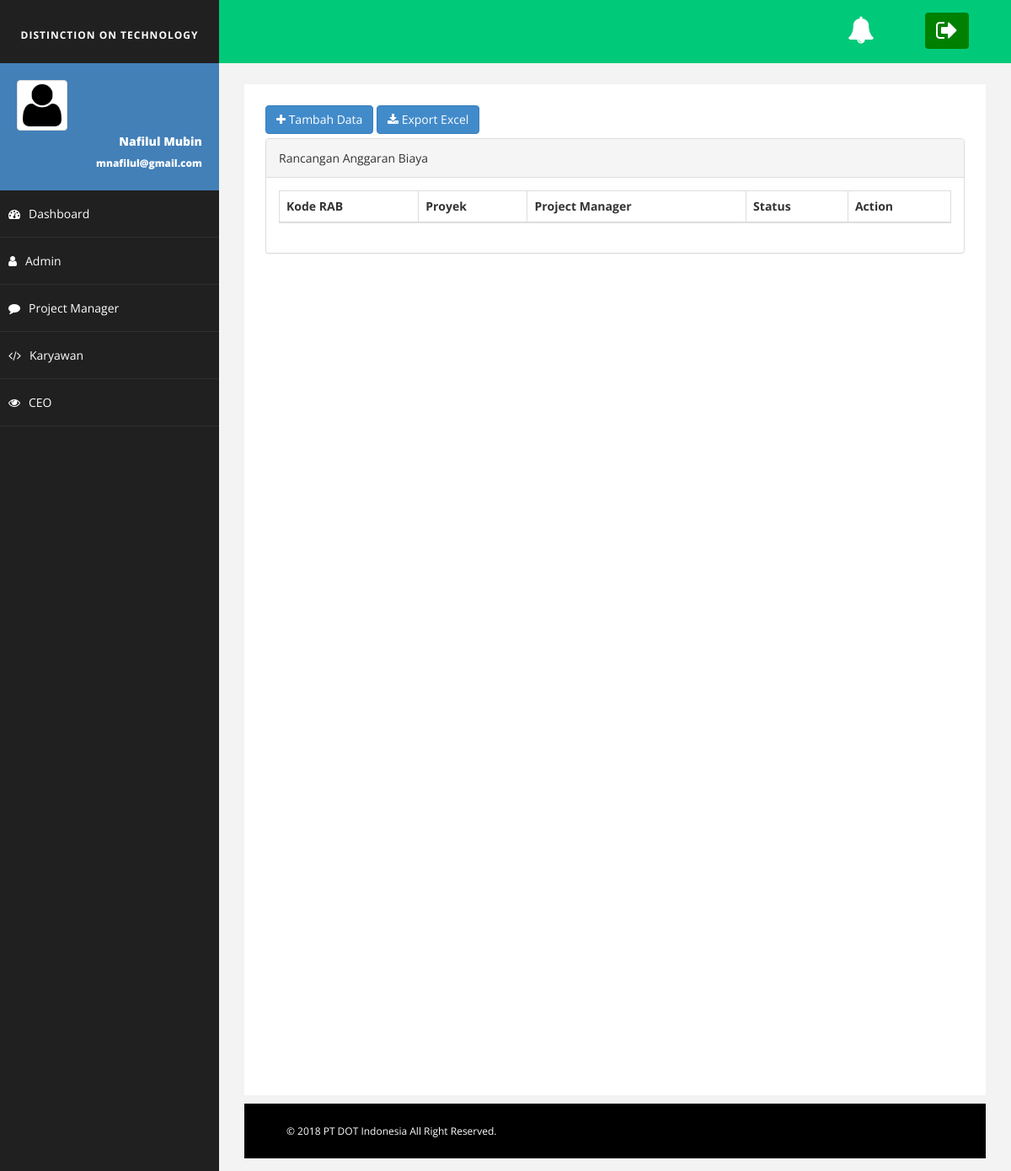
The app's page /?page=rab_index, older data.
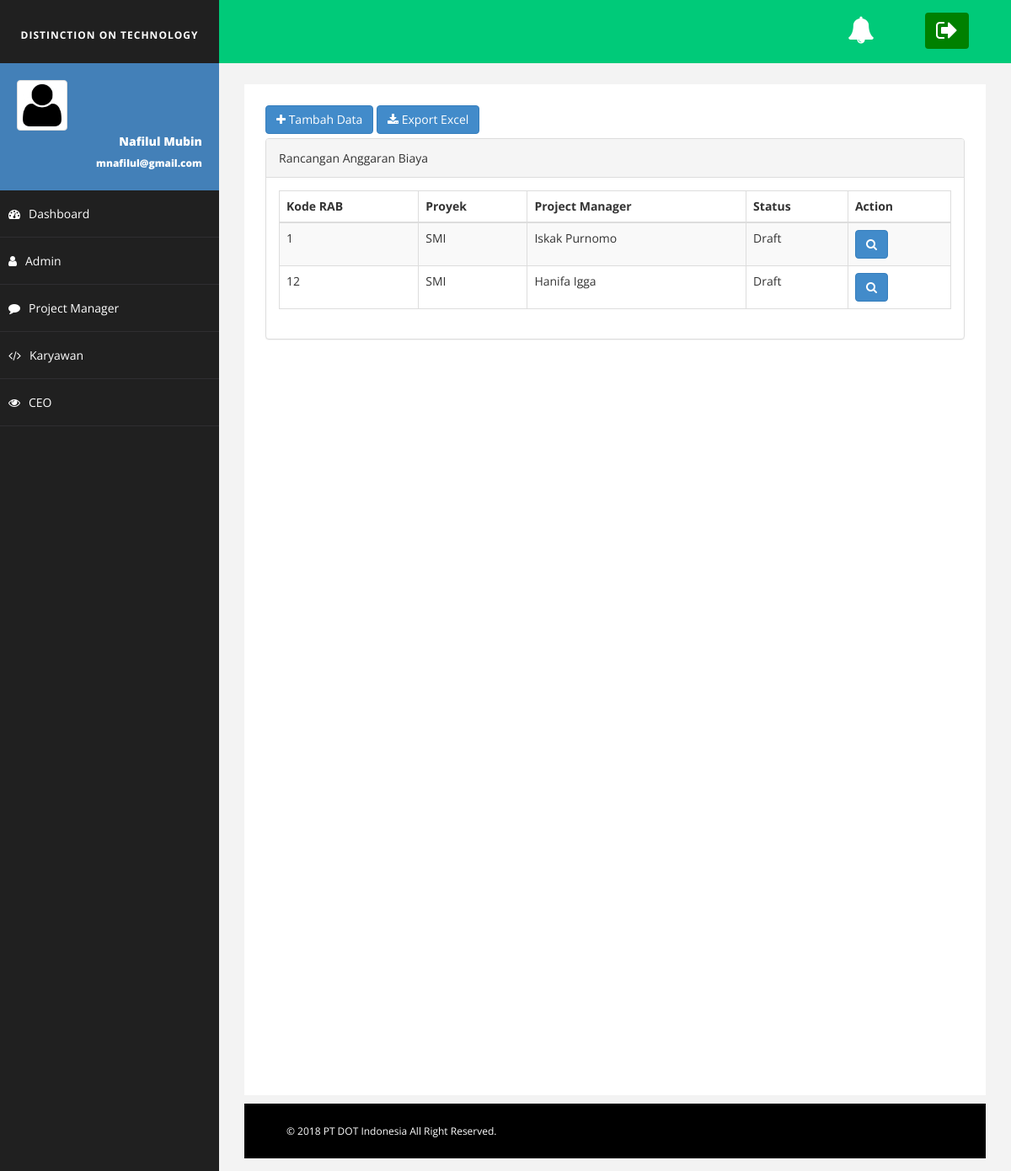
The same page, newer data.
### tables this page shows
CREATE TABLE `rab` (
  `id_rab` int(20) NOT NULL,
  `id_proyek` varchar(5) NOT NULL,
  `id_karyawan` varchar(20) NOT NULL,
  `attachment` varchar(250) NOT NULL,
  `jumlah_pengajuan` int(20) NOT NULL,
  `jumlah_disetujui` int(20) NOT NULL,
  `periode` date NOT NULL,
  `keterangan` varchar(50) NOT NULL
);

CREATE TABLE `proyek` (
  `id_proyek` varchar(5) NOT NULL,
  `nama_proyek` varchar(50) NOT NULL,
  `id_karyawan` varchar(20) NOT NULL
);

CREATE TABLE `karyawan` (
  `id_karyawan` varchar(20) NOT NULL,
  `nama_karyawan` varchar(50) NOT NULL,
  `tempat_lahir` varchar(20) NOT NULL,
  `tanggal_lahir` date NOT NULL,
  `jenis_kelamin` enum('Laki-laki','Perempuan') NOT NULL,
  `no_hp` varchar(20) NOT NULL,
  `alamat` varchar(100) NOT NULL,
  `email` varchar(50) NOT NULL,
  `id_jabatan` varchar(20) NOT NULL,
  `id_tunjangan` varchar(20) NOT NULL,
  `pendidikan` varchar(20) NOT NULL,
  `tanggal_mulai_kerja` date NOT NULL,
  `status_menikah` enum('Menikah','Belum Menikah') NOT NULL,
  `username` varchar(20) NOT NULL,
  `password` varchar(255) NOT NULL,
  `id_role` varchar(20) NOT NULL,
  `created_at` datetime NOT NULL
);

### index.php (called while the page is built, shortened)
<?php
include 'header.php';
include 'content.php';
include 'footer.php';
?>

### View/rab_index.php (the view, shortened to what this page needs)
<div class="header col-md-12" style="margin-top: 15px;">
                 <div >
                         <a href="?page=rab_create">
                         <button class="btn btn-primary"><i class="fa fa-plus"></i> Tambah Data</button>
                         </a>
                         <a href="views/rab_export.php" target="blank">
                             <button class="btn btn-primary"><i class="fa fa-download"></i> Export Excel</button>
                         </a>
                 </div>
     </div>
 <div class="col-md-12" style="margin-top: 5px;">
                 <div class="panel panel-default">
                     <div class="panel-heading">
                         Rancangan Anggaran Biaya
                     </div>
                     <div class="panel-body">
                         <div class="table-responsive" >
                              <table id="tabel_audit" class="table table-bordered table-hover table-striped">
                                 <thead>
                                     <tr>
                                         <th>Kode RAB</th>
                                         <th>Proyek</th>
                                         <th>Project Manager</th>
                                         <th>Status</th>
                                         <th>Action</th>
                                     </tr>
                                 </thead>
                                 <tbody>
                                 <?php
                                $result = mysqli_query($koneksi, "SELECT rab.*, proyek.nama_proyek, karyawan.nama_karyawan FROM rab join proyek on proyek.id_proyek=rab.id_proyek join karyawan on karyawan.id_karyawan=rab.id_karyawan  ");
                                     while($user_data = mysqli_fetch_array($result)) {
                                 ?>
                                     <tr>
                                         <td><?php echo $user_data['id_rab'] ?></td>
                                         <td><?php echo $user_data['nama_proyek'] ?></td>
                                         <td><?php echo $user_data['nama_karyawan'] ?></td>
                                         <td><?php echo $user_data['keterangan'] ?></td>
                                         <td>
                                                 <a href="?page=rab_detail&id=<?php echo $user_data['id_rab'];?>" class="btn btn-primary"><i class="fa fa-search"></i></a>
                                         </td>
                                     </tr>
                                 <?php } ?>
                                 </tbody>
                             </table>
                         </div>
                     </div>
                 </div>
             </div>

Row changes from the older to the newer data that the page shows:
now on this page (row edited): rab: id_rab "1", id_proyek.nama_proyek "SMI", id_karyawan.nama_karyawan "Iskak Purnomo", keterangan "Draft"
added rab: id_rab "12", id_proyek.nama_proyek "SMI", id_karyawan.nama_karyawan "Hanifa Igga", keterangan "Draft"
